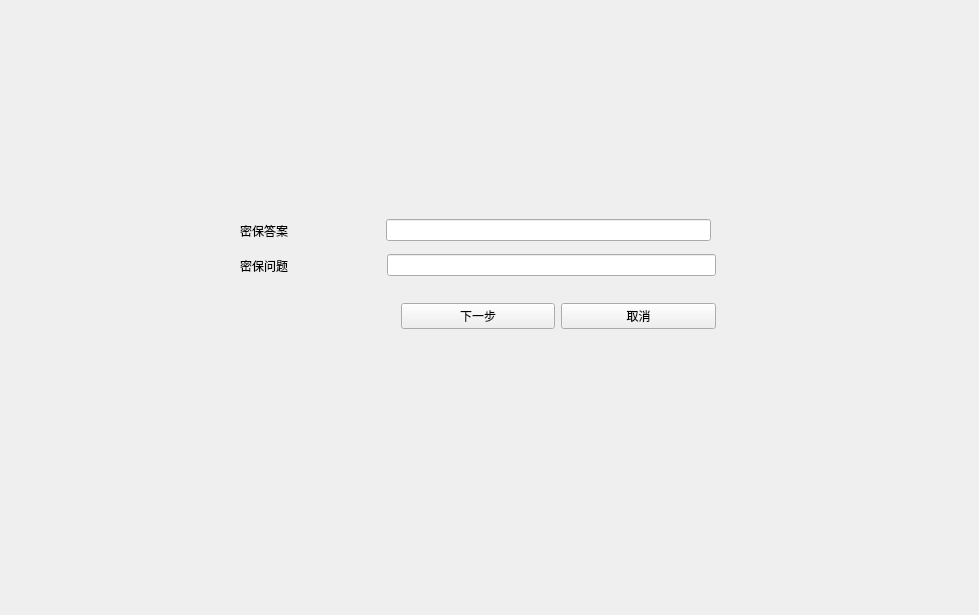
<?xml version="1.0" encoding="UTF-8"?>
<ui version="4.0">
 <class>Getbackpwd</class>
 <widget class="QWidget" name="Getbackpwd">
  <property name="geometry">
   <rect>
    <x>0</x>
    <y>0</y>
    <width>979</width>
    <height>615</height>
   </rect>
  </property>
  <property name="windowTitle">
   <string>Form</string>
  </property>
  <widget class="QWidget" name="horizontalLayoutWidget">
   <property name="geometry">
    <rect>
     <x>240</x>
     <y>250</y>
     <width>476</width>
     <height>31</height>
    </rect>
   </property>
   <layout class="QHBoxLayout" name="mail_layout" stretch="3,7">
    <item>
     <widget class="QLabel" name="mail_lb">
      <property name="text">
       <string>密保问题</string>
      </property>
     </widget>
    </item>
    <item>
     <widget class="QLineEdit" name="mail_le"/>
    </item>
   </layout>
  </widget>
  <widget class="QWidget" name="horizontalLayoutWidget_5">
   <property name="geometry">
    <rect>
     <x>240</x>
     <y>300</y>
     <width>476</width>
     <height>32</height>
    </rect>
   </property>
   <layout class="QHBoxLayout" name="horizontalLayout" stretch="7">
    <item>
     <layout class="QHBoxLayout" name="buttons_layout">
      <item>
       <widget class="QLabel" name="empty_btn_lb">
        <property name="text">
         <string/>
        </property>
       </widget>
      </item>
      <item>
       <widget class="QPushButton" name="yes_btn">
        <property name="text">
         <string>下一步</string>
        </property>
       </widget>
      </item>
      <item>
       <widget class="QPushButton" name="cancel_btn">
        <property name="text">
         <string>取消</string>
        </property>
       </widget>
      </item>
     </layout>
    </item>
   </layout>
  </widget>
  <widget class="QWidget" name="horizontalLayoutWidget_2">
   <property name="geometry">
    <rect>
     <x>240</x>
     <y>210</y>
     <width>471</width>
     <height>41</height>
    </rect>
   </property>
   <layout class="QHBoxLayout" name="horizontalLayout_2" stretch="3,7">
    <item>
     <widget class="QLabel" name="label">
      <property name="text">
       <string>密保答案</string>
      </property>
     </widget>
    </item>
    <item>
     <widget class="QLineEdit" name="lineEdit"/>
    </item>
   </layout>
  </widget>
 </widget>
 <resources/>
 <connections>
  <connection>
   <sender>cancel_btn</sender>
   <signal>clicked()</signal>
   <receiver>Getbackpwd</receiver>
   <slot>close()</slot>
   <hints>
    <hint type="sourcelabel">
     <x>637</x>
     <y>345</y>
    </hint>
    <hint type="destinationlabel">
     <x>489</x>
     <y>307</y>
    </hint>
   </hints>
  </connection>
 </connections>
</ui>
